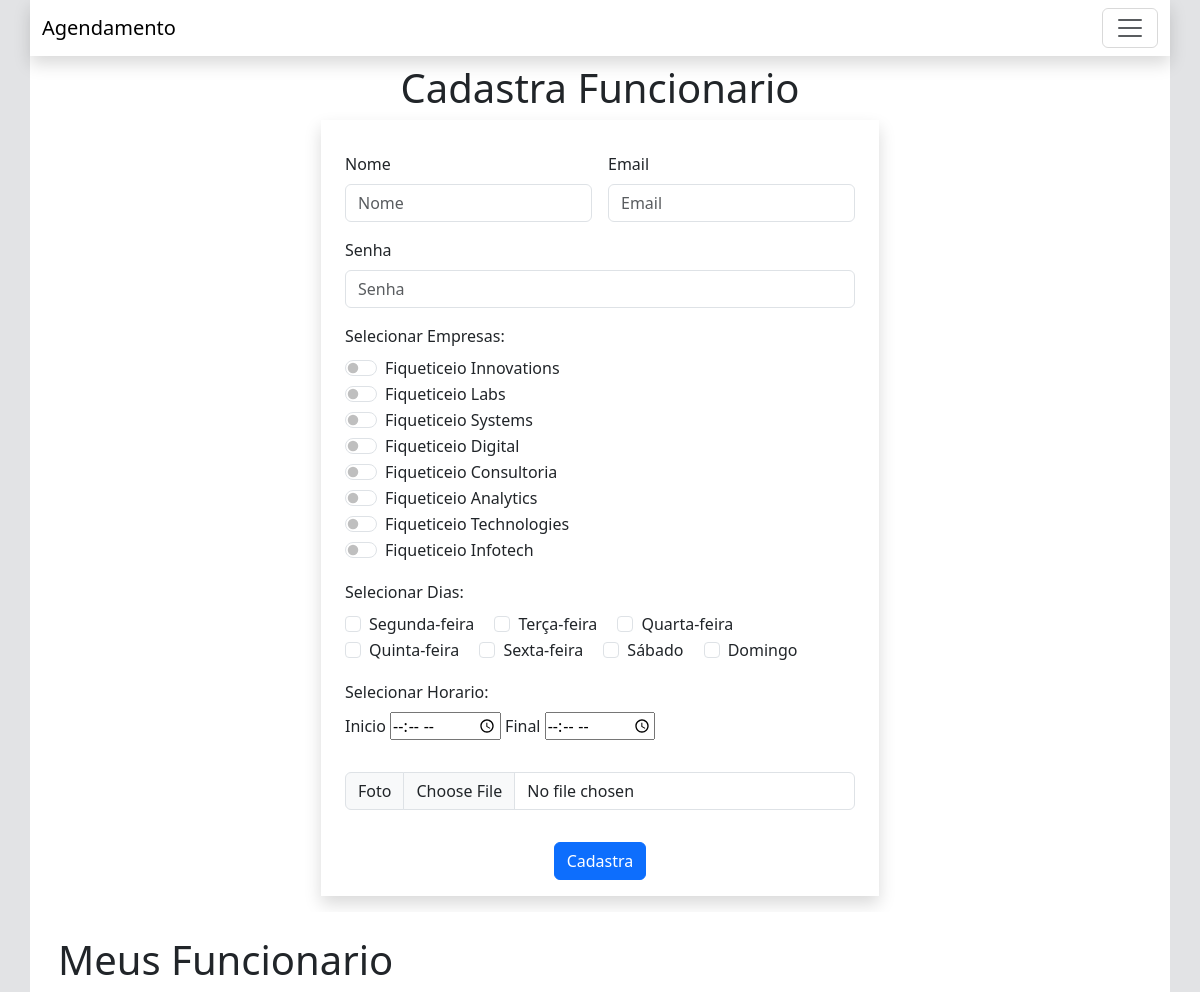
The page /cadastrar-funcionario/ on the database as committed earlier.
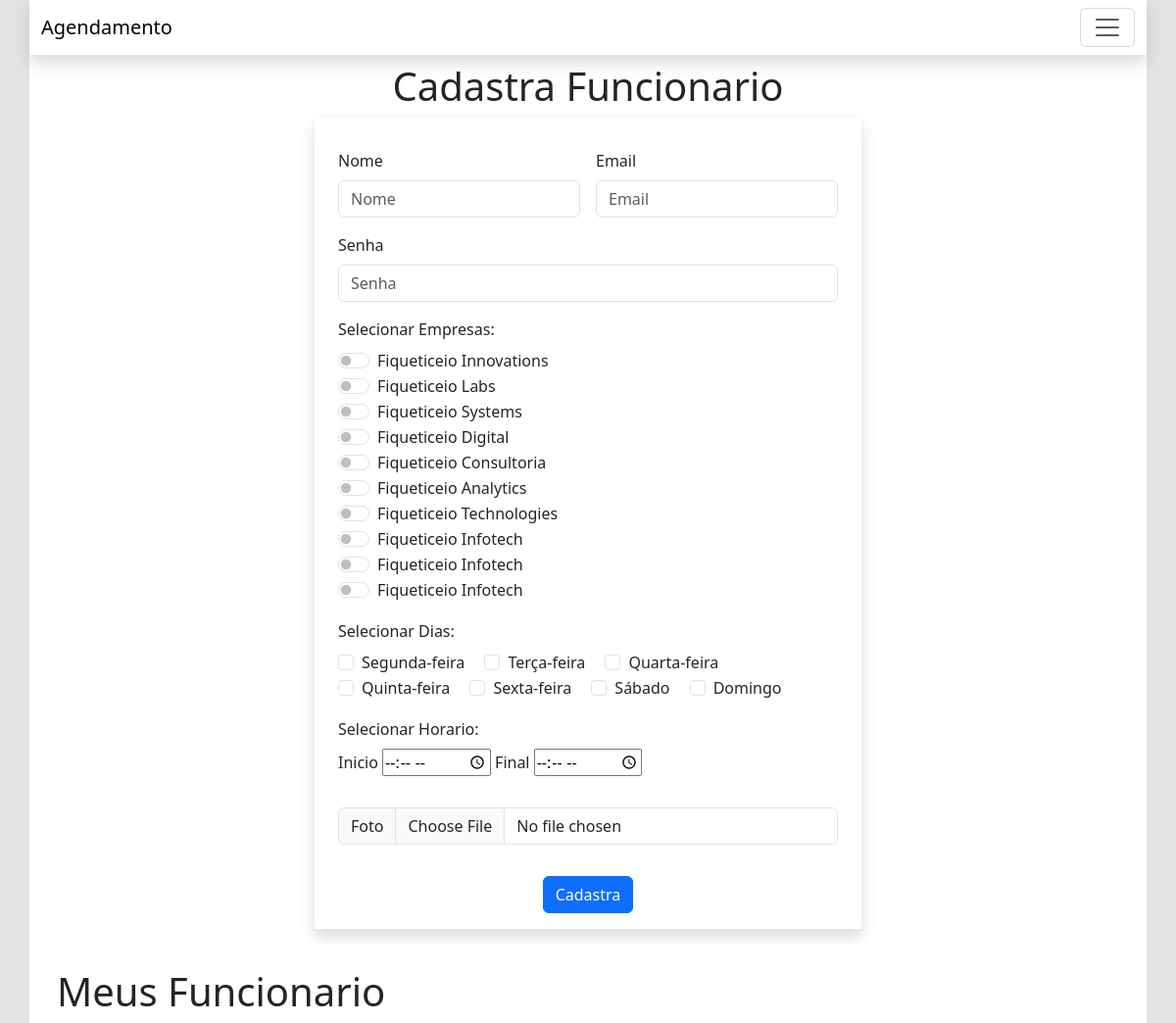
The same page on the database as committed later.
### agenda/models.py (models this page shows)
class Empresa(models.Model):
    id = models.AutoField(primary_key=True)
    nome = models.CharField(max_length=200, blank=True, null=True)
    logradouro = models.CharField(max_length=200, blank=True, null=True)
    foto = models.ImageField(upload_to='imagens/', null=True, blank=True)
    descricao = models.CharField(max_length=200, blank=True, null=True)
    cep = models.CharField(max_length=200, blank=True, null=True)
    numero = models.CharField(max_length=200, blank=True, null=True)
    complemento = models.CharField(max_length=200, blank=True, null=True)
    status = models.BooleanField(default=True)
    gerente = models.ForeignKey(User, on_delete=models.SET_NULL, blank=True, null=True)
    cidade = models.ForeignKey(Cidade, on_delete=models.SET_NULL, blank=True, null=True)

class Dia(models.Model):
    id = models.AutoField(primary_key=True)
    nome = models.CharField(max_length=30)

### agenda/views.py (the view, shortened to what this page needs)
# urls.py: path('cadastrar-funcionario/', views.cadastrarFuncionario, name='cadastrarFuncionario'),
def cadastrarFuncionario(request):
    dias = models.Dia.objects.all()
    empresas = models.Empresa.objects.filter(gerente_id=request.user.pk, status=True)
    servicos = models.Servico.objects.filter(empresa_id__in=empresas, status=True)
    funcionarios = models.EmpresaFuncionario.objects.filter(empresa_id__in=empresas, funcionario__status=True)
    return render(request, 'agenda/cadastrar-funcionario.html', {
        'empresas': empresas,
        'dias': dias,
        'servicos': servicos,
        'funcionarios': funcionarios})

### agenda/templates/agenda/cadastrar-funcionario.html (shortened to what this page needs)
{% extends 'global/base.html' %}
{% load static %}
{% block 'head' %}
<link href="{% static 'agenda/css/login.css' %}" rel="stylesheet">
{% endblock 'head' %}
{% block 'conteudo' %}
{% include 'global/menu.html' %}
<section class="p-0 bg-secondary-subtle">
    <div class="container pb-3 h-100 bg-white">
        <h1 class="text-center pt-2">Cadastra Funcionario</h1>
        <form action="{% url 'agenda:cadastrarFuncionario' %}" method="POST" class="row g-3 w-50 m-auto p-3 shadow" enctype="multipart/form-data">
            <div class="col-md-6">
                <label for="nome" class="form-label">Nome</label>
                <input type="text" class="form-control" name="nome" id="nome" placeholder="Nome" required>
            </div>
            <div class="col-md-6">
                <label for="email" class="form-label">Email</label>
                <input type="email" class="form-control" id="email" name="email" placeholder="Email" required>
            </div>
            <div class="col-12">
                <label for="password" class="form-label">Senha</label>
                <input type="password" class="form-control" id="password" name="password" placeholder="Senha" required>
            </div>
            <div class="col-12">
                {% if empresas %}
                    <label class="form-label">Selecionar Empresas:</label>
                    {% for empresa in empresas %}
                        <div class="form-check form-switch">
                            <input class="form-check-input" type="checkbox" value="{{ empresa.pk }}" name="idEmpresa" role="switch" id="idEmpresa{{ empresa.pk }}">
                            <label class="form-check-label" for="idEmpresa{{ empresa.pk }}">{{ empresa.nome }}</label>
                        </div>
                    {% endfor %}
                {% endif %}
            </div>
            <div class="col-12">
                {% if dias %}
                <div>
                    <label class="form-label">Selecionar Dias:</label>
                </div>
                    {% for dia in dias %}
                        <div class="form-check form-check-inline">
                            <input class="form-check-input" type="checkbox" name="idDia" id="iddia{{ dia.pk }}" value="{{ dia.pk }}">
                            <label class="form-check-label" for="idDia{{ dia.pk }}">{{ dia.nome }}</label>
                        </div>
                    {% endfor %}
                {% endif %}
            </div>
            <div class="col-12">
                <div>
                    <label class="form-label">Selecionar Horario:</label>
                </div>
                <label class="" for="">Inicio</label>
                <input class="" type="time" name="horaInicial" id="horaInicial" required>
                <label class="" for="">Final</label>
                <input class="" type="time" name="horaFinal" id="horaFinal" required>
            </div>
            <div class="col-md-12">
                <div class="input-group mb-3">
                    <label class="input-group-text" for="foto">Foto</label>
                    <input type="file" class="form-control" name="foto" id="foto" required>
                </div>
            </div>
            <div class="col-12 d-flex justify-content-center">
                <button type="submit" class="btn btn-primary">Cadastra</button>
            </div>
        </form>
    </div>
    <div class="container pt-4 h-100 bg-white">
        <h1 class="ms-3">Meus Funcionario</h1>
    </div>
</section>
{% endblock 'conteudo' %}

### base/global/base.html (shortened to what this page needs)
{% load static %}
<!DOCTYPE html>
<html lang="pt-BR">
<head>
    <link href="https://cdn.jsdelivr.net/npm/bootstrap@5.3.3/dist/css/bootstrap.min.css" rel="stylesheet">
    <link href="{% static 'global/css/style.css' %}" rel="stylesheet">
    {% block 'head' %} {% endblock 'head' %}
</head>
<body class="bg-secondary-subtle">
    {% block 'conteudo' %} {% endblock 'conteudo' %}
  </body>
</body>
</html>

### base/global/menu.html (shortened to what this page needs)
<div class="container p-0 bg-white">
<nav class="navbar bg-white shadow">
  <div class="container-fluid">
    <a class="navbar-brand" href="{% url 'agenda:home' %}">Agendamento</a>
    <button class="navbar-toggler" type="button" data-bs-toggle="offcanvas" data-bs-target="#offcanvasNavbar"
      aria-controls="offcanvasNavbar" aria-label="Toggle navigation">
      <span class="navbar-toggler-icon"></span>
    </button>
  </div>
</nav>
</div>

Rows that differ between the two databases and show on the page:
added Empresa: nome "Fiqueticeio Infotech"
added Empresa: nome "Fiqueticeio Infotech"
